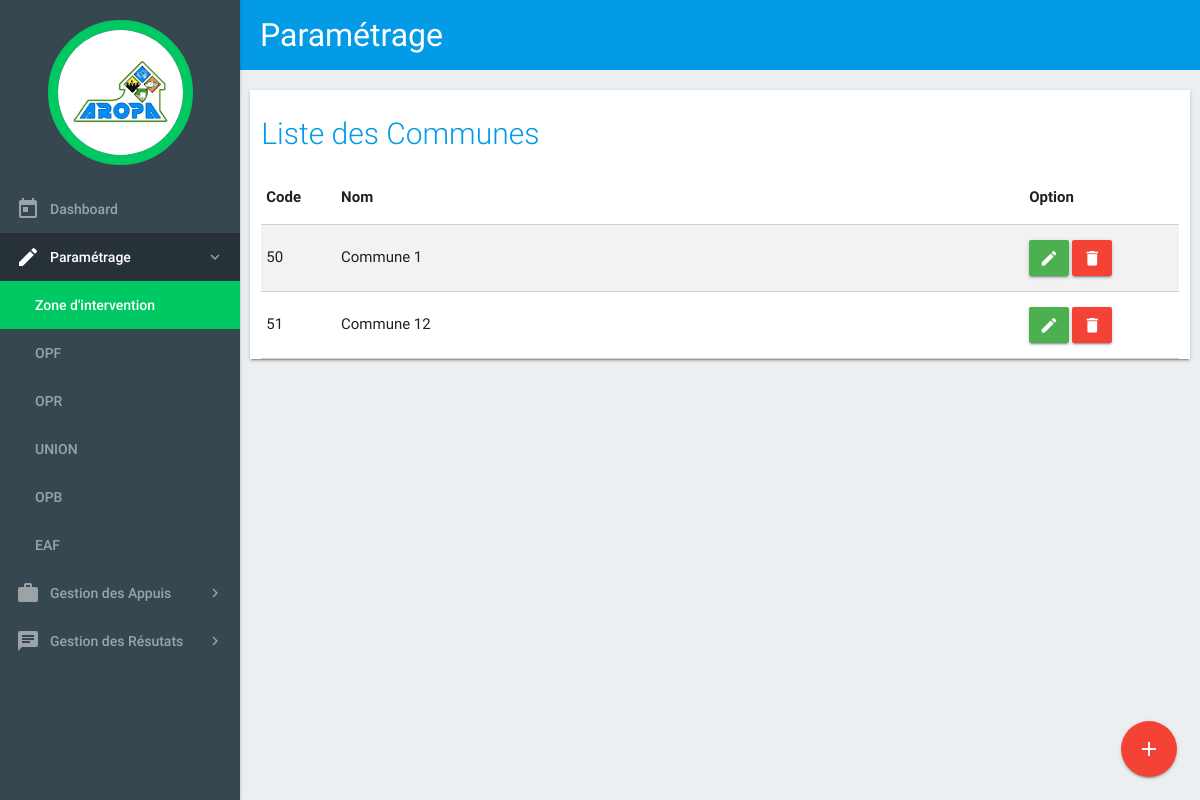
The app's page /index.php/c_parametre/liste_commune with its own data.
### tables this page shows
CREATE TABLE `communes` (
  `ID_COMMUNE` int(11) NOT NULL,
  `ID_DISTRICT` int(11) NOT NULL,
  `CODE_COMMUNE` varchar(5) DEFAULT NULL,
  `NOM_COMMUNE` varchar(100) DEFAULT NULL
);

### application/views/templates.php (called while the page is built, shortened)
<?php
	$this->load->view("templates/header");
	$this->load->view($contents);

### application/controllers/C_parametre.php (called while the page is built, shortened)
<?php
	class C_parametre extends CI_Controller {
        public function liste_commune(){
            $this->load->model('M_zone_intervention');
            $data['titre'] = 'Paramétrage';
            $data['contents'] = 'liste_commune';
            $data['regions'] = $this->M_zone_intervention->getRegion();
            $data['communes'] = $this->M_zone_intervention->getCommune();
            $this->load->view('templates',$data);
        }
	}

### index.php (called while the page is built, shortened)
<?php
require_once BASEPATH.'core/CodeIgniter.php';

### application/models/M_zone_intervention.php (called while the page is built, shortened)
<?php
	class M_zone_intervention extends CI_Model {
        public function getCommune(){
            $query = $this->db->get("communes");
            return $query->result();
        }
	}

### application/views/liste_commune.php (the view, shortened to what this page needs)
<main>
    <div class="container1">
        <div class="row z-depth-1">
            <div class="col s12">
                <h2 class="header">Liste des Communes </h2>
                <table class="responsive-table bordered striped">
                    <thead>
                    <tr>
                        <th>Code</th>
                        <th width="75%">Nom</th>
                        <th>Option</th>
                    </tr>
                    </thead>
                    <tbody>
                    <?php foreach($communes as $commune) { ?>
                    <tr>
                        <td><?php echo $commune->CODE_COMMUNE ?></td>
                        <td><?php echo $commune->NOM_COMMUNE ?></td>
                        <td>
                            <a href="#!" class="waves-effect waves-light green btn edit" data-id="<?php echo $commune->ID_COMMUNE ?>"><i class="material-icons">edit</i></a>
                            <a href="#!" class="waves-effect waves-light red btn delete" data-id="<?php echo $commune->ID_COMMUNE ?>"><i class="material-icons">delete</i></a>
                        </td>
                    </tr>
                    <?php } ?>
                    </tbody>
                </table>
                <div class="fixed-action-btn">
                    <a href="#add_commune" class="btn-floating btn-large red">
                        <i class="large material-icons">add</i>
                    </a>
                </div>
            </div>
        </div>
    </div>
</main>

### assets/css/style.css (style rules this page uses)
body { background-color: #eceff1; }
.container1 { padding: 20px 10px 5px 10px ; }
header, main, footer { padding-left: 240px; }
.material-icons { font-family: 'Material Icons'; font-weight: normal; font-style: normal; font-size: 24px; line-height: 1; letter-spacing: normal; text-transform: none; display: inline-block; white-space: nowrap; word-wrap: normal; direction: ltr; -moz-font-feature-settings: 'liga'; -moz-osx-font-smoothing: grayscale; }
.header { color: #039be5; font-weight: 300; font-size: 2.0rem; }
.row { background-color: #ffffff; }
td a.btn { padding: 0 10px; }

### records on screen
communes: CODE_COMMUNE "50", NOM_COMMUNE "Commune 1"
communes: CODE_COMMUNE "51", NOM_COMMUNE "Commune 12"

### other values on screen
$titre "Paramétrage"
